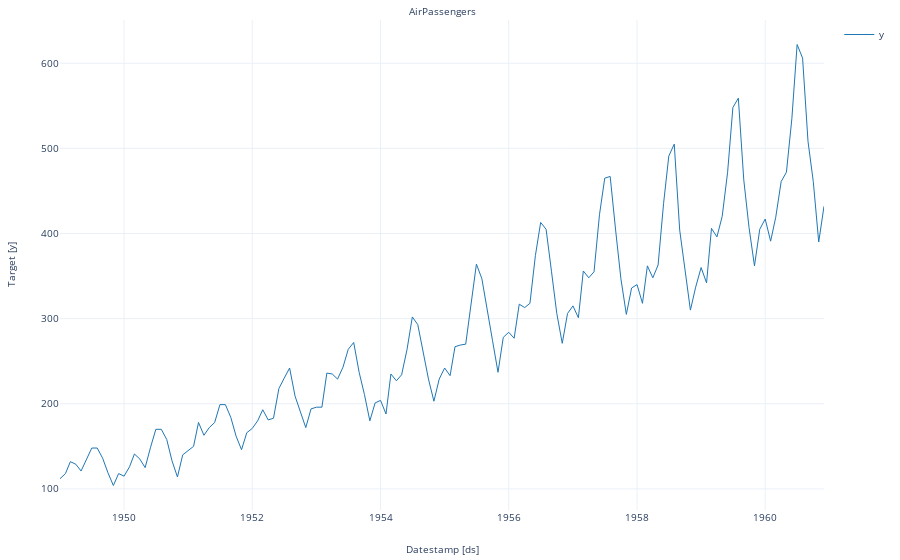

The code cell stored with this chart in its notebook:
### Code cell
StatsForecast.plot(df, engine='plotly')

### Figure 1 — Plotly figure (JSON) as saved in the notebook; plotly's stock layout.template omitted (floating-point values rounded to 4 significant figures; data arrays with more than 128 entries replaced by an {"elided": "..."} marker saying what was removed)
{"data": [{"legendgroup": "y", "line": {"color": "#1f77b4", "width": 1}, "mode": "lines", "name": "y", "showlegend": true, "type": "scatter", "x": {"elided": "144 str values"}, "xaxis": "x", "y": {"elided": "144 int values"}, "yaxis": "y"}], "layout": {"annotations": [{"font": {"size": 10}, "showarrow": false, "text": "AirPassengers", "x": 0.5, "xanchor": "center", "xref": "paper", "y": 1, "yanchor": "bottom", "yref": "paper"}, {"font": {"size": 10}, "showarrow": false, "text": "Datestamp [ds]", "x": 0.5, "xanchor": "center", "xref": "paper", "y": 0, "yanchor": "top", "yref": "paper", "yshift": -30}, {"font": {"size": 10}, "showarrow": false, "text": "Target [y]", "textangle": -90, "x": 0, "xanchor": "right", "xref": "paper", "xshift": -40, "y": 0.5, "yanchor": "middle", "yref": "paper"}], "autosize": true, "font": {"size": 10}, "margin": {"b": 50, "l": 60, "r": 10, "t": 20}, "xaxis": {"anchor": "y", "autorange": true, "domain": [0, 1], "range": ["1949-01-01", "1960-12-01"], "showticklabels": true, "type": "date", "visible": true}, "yaxis": {"anchor": "x", "autorange": true, "domain": [0, 1], "range": [75.22, 650.8], "type": "linear"}}}
